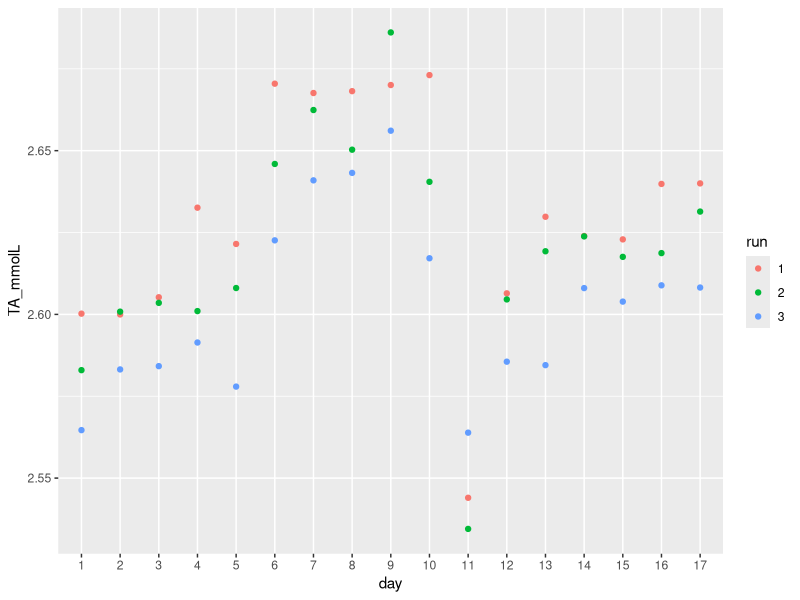
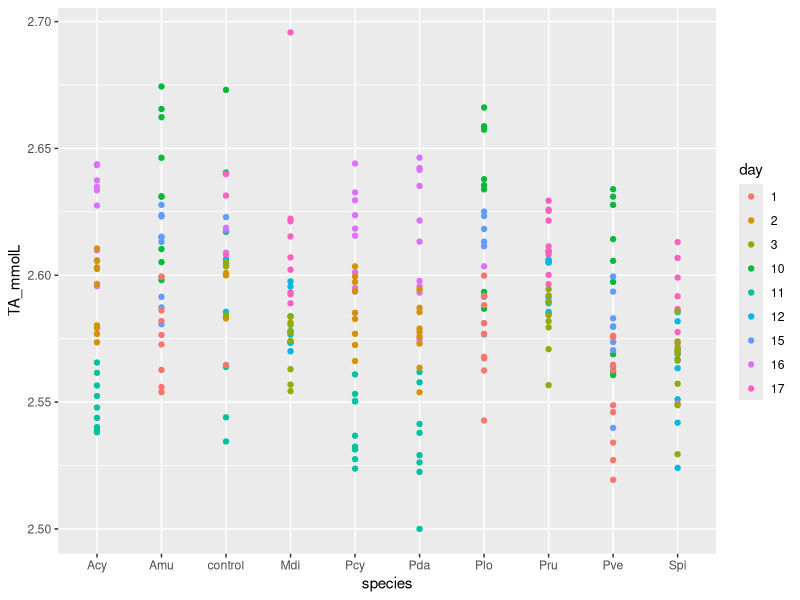
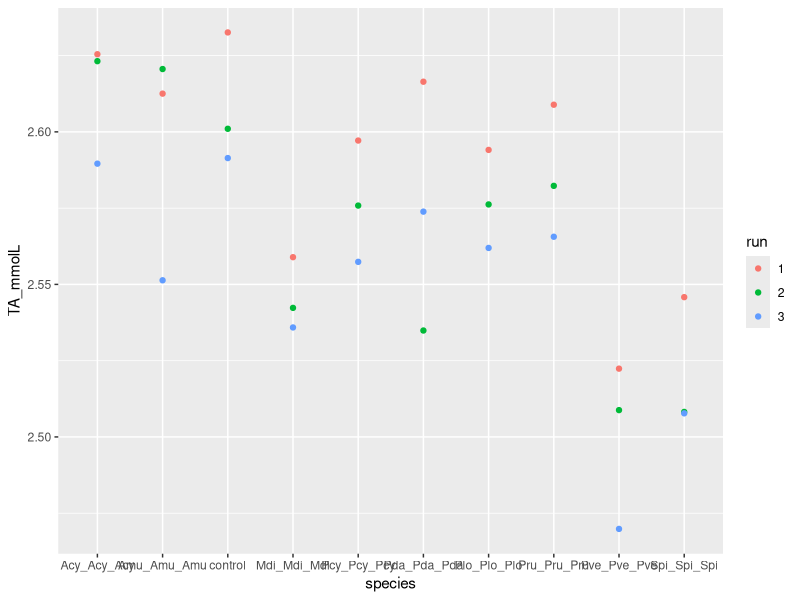
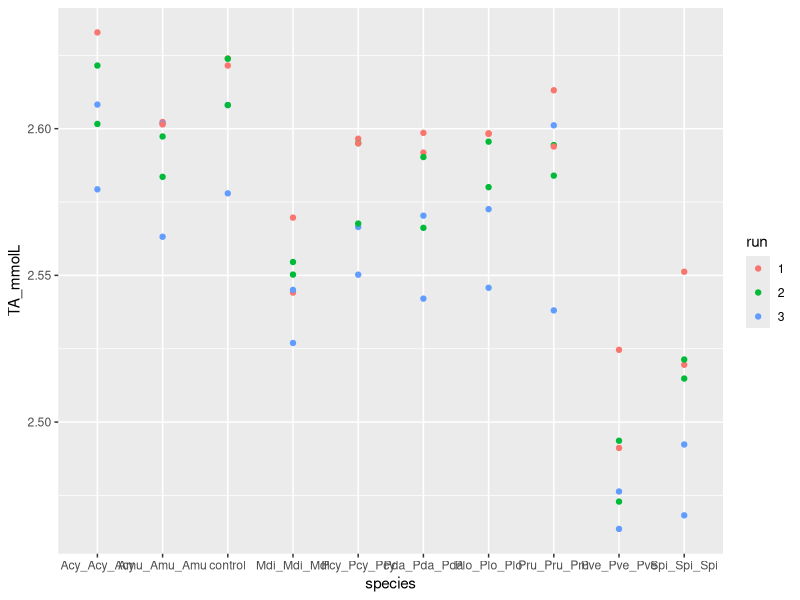
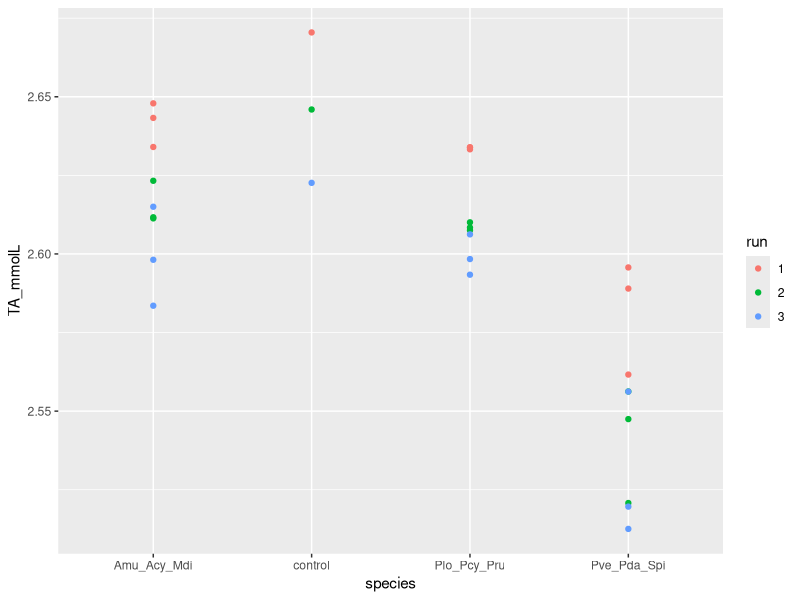
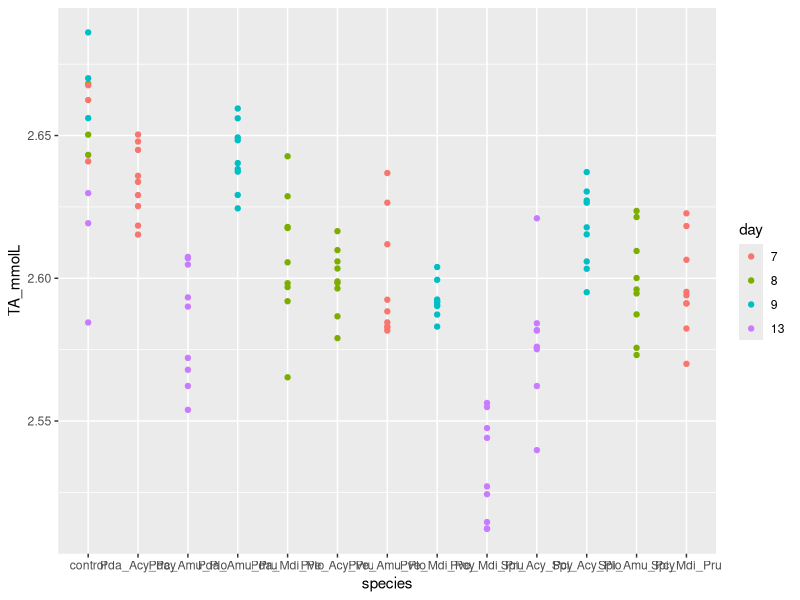
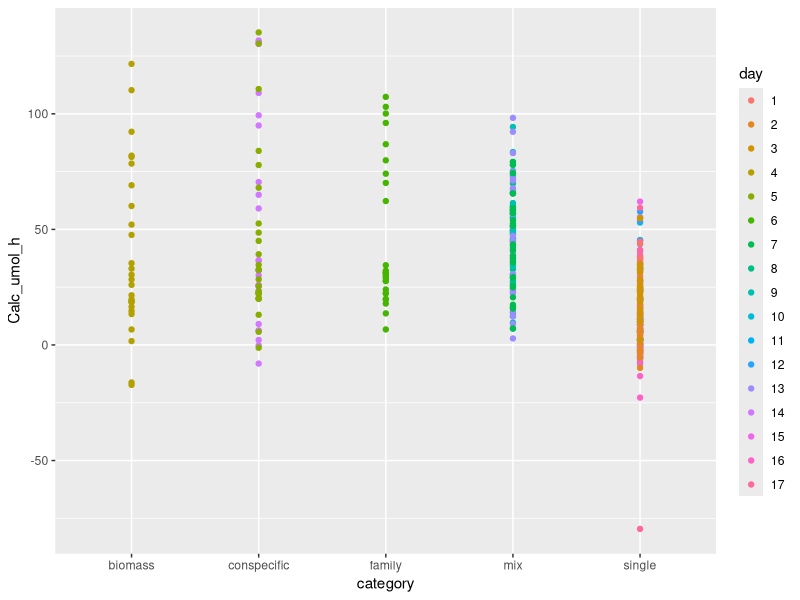
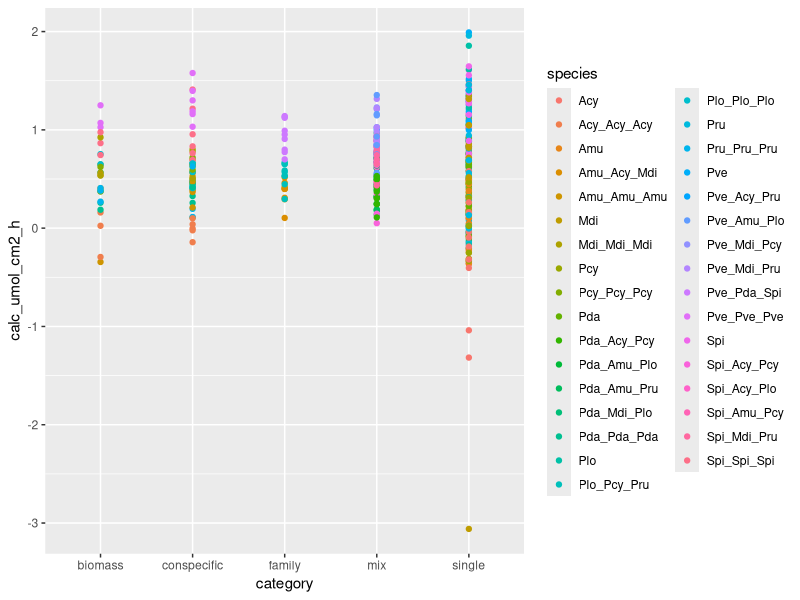

Source code (R) for these figures, in order:
## ---- chunk 1
library(tidyverse)
library(lubridate)
library(ggpubr)
library(rstatix)
## ---- chunk 2
# Total Alkalinity Data
TA <- read_csv("Data/TA_Results_AllDays.csv") %>% 
        mutate(run= as.factor(run)) %>% 
        mutate(day = as.factor(day)) %>% 
        mutate(TA_umolL = TA_mmolL*1000)

# O2 data to get start and end time of incubations
O2_Data <- read_csv("Data/Raw/lazy_coral_O2_ALL.csv") %>% 
            mutate(time_start_L = hms(time_start_L)) %>% 
            mutate(time_end_L = hms(time_end_L)) %>% 
            mutate(time_start_L_cont = hms(time_start_L_cont)) %>% 
            mutate(time_end_L_cont = hms(time_end_L_cont)) %>% 
            mutate(date = mdy(date)) %>% 
            mutate(run = as.factor(run)) %>% 
            mutate(day = as.factor(day))

# make Data handling easier and make sure O2 and alkalinity data have the same column names
# change separator of fragment_ID so it fits with Alkalinity data
O2_Data$fragment_ID <- gsub("-","",O2_Data$fragment_ID)
O2_Data$fragment_ID <- gsub("\\|","_",O2_Data$fragment_ID)

# remove white space from some of the fragment_ID names
O2_Data$fragment_ID <- gsub(" ","",O2_Data$fragment_ID)

# fill empty rows with NA (no missing values)
O2_Data[O2_Data == ""] <- NA
sum(is.na(O2_Data))
## ---- chunk 3
# Get category & species column in TA table

# species column
TA$species <- TA$fragment_ID %>% gsub("A1", "", .) %>% gsub("A2", "", .) %>% gsub("A3", "",.)%>% gsub("A4", "",.)%>% gsub("B1", "", .) %>% gsub("B2", "", .) %>% gsub("B3", "", .)%>% gsub("B4", "",.)%>% gsub("C1", "", .) %>% gsub("C2", "", .) %>% gsub("C3", "", .) %>% gsub("C4", "",.) %>% gsub("D1", "", .) %>% gsub("D2", "", .) %>% gsub("D3", "", .) %>% gsub("D4", "",.) %>% gsub("E1", "", .) %>% gsub("E2", "", .) %>% gsub("E3", "", .) %>% gsub("E4", "",.) %>% gsub("F1", "", .) %>% gsub("F2", "", .) %>% gsub("F3", "", .) %>% gsub("F4", "",.)

# certain incubation types only took place on specific days
Single <- filter(TA, day %in% c("1", "2", "3", "10", "11", "12", "15", "16", "17"))
Single$category <- "single"

Biomass <- filter(TA, day == "4")
Biomass$category <- "biomass"

Conspe <- filter(TA, day %in% c("5", "14"))
Conspe$category <- "conspecific"

Family <- filter(TA, day == "6")
Family$category <- "family"

Mix <- filter(TA, day %in% c("7", "8", "9", "13"))
Mix$category <- "mix"

TA_cat <- rbind(Single, Biomass, Conspe, Family, Mix)
## ---- chunk 4
# select necessary columns and use only the times from the light incubations, as TA was only meausured during the light incubations
Ta_time <- O2_Data %>%  dplyr::select(c( "date", "day", "run", "fragment_ID", "time_start_L", "time_end_L"))

# drop controls from TA as Ta_time does not have them in this manner
TA_frag <- TA_cat %>% filter(fragment_ID != "control")

TA_com <- left_join(TA_frag, Ta_time, by = c("day", "run", "fragment_ID"))

# now get control times extra to add to TA_time
TA_control <- TA_cat %>%  filter(fragment_ID == "control")

Ta_time_cont <- O2_Data %>%
              dplyr::select(c( "date", "day", "run", "fragment_ID", "time_start_L_cont", "time_end_L_cont")) %>% 
              mutate(fragment_ID = "control") %>% 
              distinct() %>% 
              rename(time_start_L = time_start_L_cont) %>% 
              rename(time_end_L = time_end_L_cont) 
  
TA_cont <- left_join(TA_control, Ta_time_cont, by = c("day", "run", "fragment_ID"))
## ---- chunk 5
# Check for TA outliers and compare values with the Titration Error List, before combining TA_com and TA_cont
ggplot(TA_cont, aes(x= day, y= TA_mmolL, colour = run))+
     geom_point()

# per incubation type
ggplot(Single, aes(x= species, y= TA_mmolL, colour=day))+
 geom_point()

ggplot(Biomass, aes(x= species, y= TA_mmolL, colour=run))+
 geom_point()

ggplot(Conspe, aes(x= species, y= TA_mmolL, colour=run))+
  geom_point()

ggplot(Family, aes(x= species, y= TA_mmolL, colour=run))+
  geom_point()

ggplot(Mix, aes(x= species, y= TA_mmolL, colour=day))+
  geom_point()

# all look fine, combine controls and fragment incubations
TA_cont <- TA_cont %>%
  mutate(TA_umolL_con = TA_umolL) %>% 
  dplyr::select(date, day, run, TA_umolL_con)
  
TA_comp <- full_join(TA_com, TA_cont, by= c("day", "date", "run"))

# delete unnecessary tables
rm(Ta_time, TA_frag, TA_control, Ta_time_cont, TA_cat, TA, Biomass, Conspe, Family, Mix, Single,TA_com, TA_cont)
## ---- chunk 6
# Calculate Incubation times
TA_comp$time_L_h <- time_length(TA_comp$time_end_L- TA_comp$time_start_L, unit = "hour") # time outliers already checked in 'Preparation Oxygen Measurements' script

#use formula 
TA_comp <- TA_comp %>%
  mutate(Calc_umol_h = (((TA_umolL_con - TA_umolL)/2) * 1.00036) / time_L_h) # mean incubation volume (1.00036) is used
# we use Controls as Start water, real start water was not measured. Yet, we double checked in pilot study and start and control are very similar (-4 until +4 umol/h in controls)
## ---- chunk 7
# get errormargin controls
TA_comp %>% group_by(day) %>% summarise(mean_con= mean(TA_umolL_con),
                                        mean_sd= sd(TA_umolL_con))

# calculate average difference in % per day controls
TA_con_check <- TA_comp %>%
  dplyr::select(day,run,TA_umolL_con) %>%
  unique()

TA_con_check <-TA_con_check %>% group_by(day) %>%  arrange(run, .by_group = TRUE) %>%
  mutate(pct_change = (TA_umolL_con/lag(TA_umolL_con) - 1) * 100)

TA_con_check %>% 
  drop_na() %>% 
  ungroup() %>% 
  summarise(min=min(pct_change),
            max=max(pct_change),
            mean=mean(pct_change))
## ---- chunk 8
# Add surface and volume; normalize to surface area
mass_all <- read_csv("Data/Raw/lazy_coral_fragment_surface-volume.csv")
mass_all$fragment_ID <- gsub("-","",mass_all$fragment_ID)
str(mass_all)
surface <- mass_all %>%  dplyr::select(fragment_ID, surface_mm2)
volume <- mass_all %>%  dplyr::select(fragment_ID, volume_cm3)

# get combination
combi <- TA_comp %>%  dplyr::select(fragment_ID)
# delete double fragment_IDs
combi <- distinct(combi, fragment_ID)

#surface
for(i in 1:nrow(combi)){
  Target <- strsplit(as.character(combi$fragment_ID[i]),"_")[[1]]
  combi$sum_surface_mm[i] <- sum(surface[surface$fragment_ID %in% Target, "surface_mm2"])
}
# get cm2
combi$sum_surface_cm2 <- (combi$sum_surface_mm / 100)

# drop sum_surface_mm
combi <- dplyr::select(combi, -sum_surface_mm)

#volume
for(i in 1:nrow(combi)){
  Target <- strsplit(as.character(combi$fragment_ID[i]),"_")[[1]]
  combi$sum_volume_cm3[i] <- sum(volume[volume$fragment_ID %in% Target, "volume_cm3"])
}

Data_all <- left_join(TA_comp, combi, by = c("fragment_ID" = "fragment_ID")) 

#normalize with Surface area
Data_all$calc_umol_cm2_h <- round(Data_all$Calc_umol_h / Data_all$sum_surface_cm2, 5)
rm(mass_all)

# remove unnecessary objects
rm(i, Target, combi, surface, volume)
## ---- chunk 9
# Check Calcification values
ggplot(Data_all, aes(x= category, y= Calc_umol_h, colour=day))+
  geom_point()

ggplot(Data_all, aes(x= category, y= calc_umol_cm2_h, colour=species))+
  geom_point()
## ---- chunk 10
# remove outliers
Data_all <- Data_all %>% 
  filter(Filename != "Alkalinity_preT7_5_12_08_19_13_40_12") %>% # MdiA3 day 17 was a outlier in TA data already
  filter(Filename != "Alkalinity_preT7_5_10_08_19_11_59_42") %>% #AcyD1 day 16
  filter(Filename != "Alkalinity_preT7_5_10_08_19_11_52_33") #AcyB1 day 16

TA_con <- Data_all %>%  mutate(mean_TA = round(mean(TA_umolL_con),4),
                               sd_TA= round(sd(TA_umolL_con),4))
## ---- chunk 11
# get necessary  calcification columns
Calc <- Data_all %>%  dplyr::select(Calc_umol_h, calc_umol_cm2_h,sum_surface_cm2, Filename, day, date, run, fragment_ID, species,category, TA_umolL, TA_umolL_con) %>% 
  mutate(sum_surface_cm2 = round(sum_surface_cm2,4))

#get O2 table
O2_data <- read_csv("Data/O2_comp.csv")
O2_data$run <- as.factor(O2_data$run)
O2_data$day <- as.factor(O2_data$day)
O2_data$sum_surface_cm2 <- round(O2_data$sum_surface_cm2,4)

#combine tables
ALL <- full_join( O2_data,Calc, by= c("date", "day", "run", "fragment_ID", "sum_surface_cm2", "category", "species"))
# drop unnecessary column
ALL <- dplyr::select(ALL, -"...1")

# add missing family columns for NA rows of O2 data
All_NA <- ALL %>%  filter(is.na(family))
All_without <- ALL %>% filter(!is.na(family))

All_NA <- All_NA %>%  mutate(family= case_when(
  species == "Acy" ~ "Acroporidae",
  species == "Amu" ~ "Acroporidae",
  species == "Mdi" ~ "Acroporidae",
  species == "Pru" ~ "Poritidae",
  species == "Plo" ~ "Poritidae",
  species == "Pcy" ~ "Poritidae",
  species == "Pda" ~ "Pocilloporidae",
  species == "Pve" ~ "Pocilloporidae",
  species == "Spi" ~ "Pocilloporidae",
))

# combine calc and O2 again
ALL <- rbind(All_without, All_NA)
## ---- chunk 12
# theme for the following graphs
theme<- theme_classic() +
        theme(legend.position = "bottom",
        legend.text = element_text(size = 17),
        legend.title = element_text(size = 19),
        plot.margin = unit(c(1,0.2,0.2,1), "cm"),
        axis.text.x = element_text(size = 18, color = "black"),
        axis.title.x= element_text(size= 18, face ="bold",margin=margin(12,0,0,0)),
        axis.text.y = element_text(size = 18, vjust = 0.5, color = "black"),
        axis.title.y =element_text(hjust = 0.5, size=18,face="bold",margin=margin(0,12,0,0)))
## ---- chunk 13
# check correlation TA and calcification

# diversity incubations
mix <- ALL %>% filter(category=="mix")

ggplot(mix, aes(x = TA_umolL_con, y = calc_umol_cm2_h)) +
  geom_smooth(method=lm, color = "black") +
  geom_point( size=2.5) +
  geom_hline(yintercept = 0, linetype = 2, color = "gray86") +
  stat_cor(method = "pearson", p.accuracy = 0.01, r.accuracy = 0.01, size= 6)+
   ylab(expression(paste("Measured mix calc")))+
  theme

# family incubations
family <- ALL %>% filter(category=="family")

ggplot(family, aes(x = TA_umolL_con, y = calc_umol_cm2_h)) +
  geom_smooth(method=lm, color = "black") +
  geom_point( size=2.5) +
  geom_hline(yintercept = 0, linetype = 2, color = "gray86") +
  stat_cor(method = "pearson", p.accuracy = 0.01, r.accuracy = 0.01, size= 6)+
   ylab(expression(paste("Measured fam calc")))+
  theme

# conspecific incubations
cons <- ALL %>% filter(category=="conspecific")

ggplot(cons, aes(x = TA_umolL_con, y = calc_umol_cm2_h)) +
  geom_smooth(method=lm, color = "black") +
  geom_point( size=2.5) +
  geom_hline(yintercept = 0, linetype = 2, color = "gray86") +
  stat_cor(method = "pearson", p.accuracy = 0.01, r.accuracy = 0.01, size= 6)+
   ylab(expression(paste("Measured conspecific calc")))+
  theme

# monoculture incubations
single <- ALL %>% filter(category=="single")

ggplot(single, aes(x = TA_umolL_con, y = Calc_umol_h)) +
  geom_smooth(method=lm, color = "black") +
  geom_point(aes(color= day),size=2.5) +
  geom_hline(yintercept = 0, linetype = 2, color = "gray86") +
  stat_cor(method = "pearson", p.accuracy = 0.001, r.accuracy = 0.01, size= 6)+
   ylab(expression(paste("Measured single Calc")))+
  theme
## ---- chunk 14
# Supplementary Figure S2: Pearson correlation between surface area and productivity parameters 
# Does O2 increase with surface area?
# Note: Warning removed 22 rows... is because of the NA values in the O2 data for these rows -> is correct
# Note: Warning removed 5 rows... is because of the NA values in calcification data for these rows -> is correct
surf <- ALL  %>% filter(category != "biomass")

surf1 <- ggplot(surf, aes(x = sum_surface_cm2, y = net_photo_ug_h, group= category, color = category)) +
  geom_smooth(method=lm) +
  geom_point(size=1.0) +
  stat_cor(method = "pearson", p.accuracy = 0.001, r.accuracy = 0.01, size= 6)+
  xlab(expression(paste("Surface area"," [cm" ^2,"]")))+
  ylab(expression(paste("Measured net photosynthesis (μg O "[2]," h" ^-1,")")))+
  scale_shape_discrete(name = "Incubations",
                       labels = c(conspecific = "conspecific", single = "monoculture", family= "family", mix = "diversity"))+
  guides(color = guide_legend(
    title = "Incubations",
    override.aes = aes(label = "")))+
   theme

surf2 <- ggplot(surf, aes(x = sum_surface_cm2, y = respiration_ug_h, group= category, color= category)) +
  geom_smooth(method=lm) +
  geom_point(size=1.0) +
  stat_cor(method = "pearson", p.accuracy = 0.001, r.accuracy = 0.01, size= 6)+
  xlab(expression(paste("Surface area"," [cm" ^2,"]")))+
  ylab(expression(paste("Measured respiration (μg O "[2]," h" ^-1,")")))+
  scale_shape_discrete(name = "Incubations",
                       labels = c(conspecific = "conspecific", single = "monoculture", family= "family", mix = "diversity"))+
  guides(color = guide_legend(
    title = "Incubations",
    override.aes = aes(label = "")))+
   theme

surf3 <- ggplot(surf, aes(x = sum_surface_cm2, y = gross_photo_ug_h, group= category, color = category)) +
  geom_smooth(method=lm) +
  geom_point(size=1.0) +
  stat_cor(method = "pearson", p.accuracy = 0.001, r.accuracy = 0.01, size= 6)+
  xlab(expression(paste("Surface area"," [cm" ^2,"]")))+
  ylab(expression(paste("Measured gross photosynthesis (μg O "[2]," h" ^-1,")")))+
  scale_shape_discrete(name = "Incubations",
                       labels = c(conspecific = "conspecific", single = "monoculture", family= "family", mix = "diversity"))+
  guides(color = guide_legend(
    title = "Incubations",
    override.aes = aes(label = "")))+
   theme


surf4 <- ggplot(surf, aes(x = sum_surface_cm2, y = Calc_umol_h, group= category, color = category)) +
  geom_smooth(method=lm) +
  geom_point(size=1.0) +
  stat_cor(method = "pearson", p.accuracy = 0.001, r.accuracy = 0.01, size= 6)+
  xlab(expression(paste("Surface area"," [cm" ^2,"]")))+
  ylab(expression(paste("Measured calcification (μmol CaCO"[3]," h" ^-1,")")))+
  scale_shape_discrete(name = "Incubations",
                       labels = c(conspecific = "conspecific", single = "monoculture", family= "family", mix = "diversity"))+
  guides(color = guide_legend(
    title = "Incubations",
    override.aes = aes(label = "")))+
   theme

arranged_surf <- ggarrange(
                      surf1, surf2, surf3, surf4,
                      labels = c("a)", "b)", "c)", "d)"),
                      label.x = 0,
                      label.y = 0.95,
                      common.legend = TRUE,
                      legend = "bottom",
                      ncol = 2, nrow =2, 
                      hjust = -0.5,
                      vjust = 0) +
                      theme(legend.text = element_text(size = 45))

ggsave("Graphs/surfacearea_manuscript.png", width=17, height= 13, limitsize=FALSE, dpi= 700, arranged_surf)
## ---- chunk 15
write.csv(ALL, file = "Data/O2_and_Calc_comp.csv")
